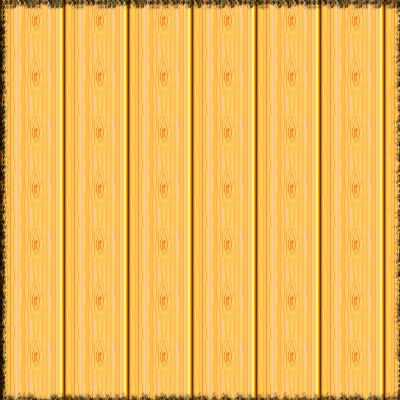
#> input picture Python3/BlockShaper/BlockShape.png, 400 x 400 px; its folder holds only this picture in this run
$ python BlockShaper.py
#> lines starting #> are read from the running program, lines starting #| are printed output that depends on the picture
# BlockShaper.py
# A script that generates sprites to the tetris game

# by medik 170730

from PIL import Image
import os

class Block:
    def __init__(self, name, arr):
        self.name = name
        self.block_arr = arr

# [60 lines left out: functions create_block, gen_all_rotations, transpose_arr, parse_blocks_file, not called in this run]


def load_blocks(dirp):
    ret = []
    with os.scandir(dirp) as it:
        for entry in it:
            if not entry.name.startswith('.') and entry.is_file():
                name = entry.name.split(".")[0]
                ret.append(parse_blocks_file(name, entry.path))
    return ret

def gen_all_blocks(inp):
    blocks = load_blocks(inp["blocksdir"])

    if not hasattr(inp, 'savepath'):
        inp["savepath"] = "output"

    if not os.path.exists(inp["savepath"]):
        os.makedirs(inp["savepath"])

    if not hasattr(inp, 'extension'):
        inp["extension"] = "png"

    for b in blocks:
        t = {}
        t["tile"] = inp["tile"]
        t["tilesize"] = inp["tilesize"]
        t["block"] = b.block_arr

        canvas = create_block(t)
        permutations = gen_all_rotations(canvas)

        for i in range(len(permutations)):
            path = inp["savepath"] + "/" + b.name +"_" + str(i) + "." + inp["extension"]
            permutations[i].save(path)

def main():
    im = Image.open("BlockShape.png")
#> im is the input picture: PIL image 400x400 RGBA; mean R, G, B, A 243.1, 185.6, 87.8, 255

    tilesize = (32,32)
    im = im.resize(tilesize)
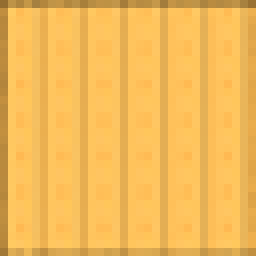
#> im: PIL image 32x32 RGBA (shown 8 times larger); mean R, G, B, A 243.8, 186.5, 88.3, 255

    inp = {}
    inp["savepath"] = "output"
    inp["blocksdir"] = "blocks"
    inp["tile"] = im
    inp["tilesize"] = tilesize

    gen_all_blocks(inp)

#> (the run stopped early here; a loop or call above may not have finished)
